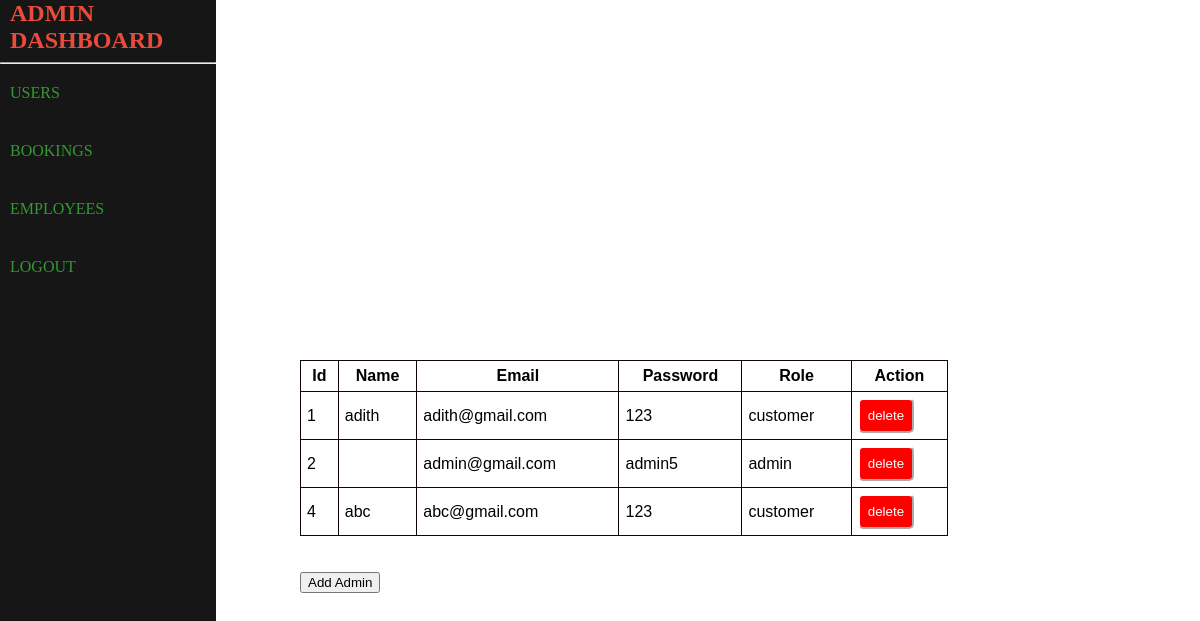
/admin_users/, run on the app's committed database.
### gas_booking/models.py (models this page shows)
class User(models.Model):
    id = models.AutoField(unique=True, primary_key=True)
    name = models.CharField(max_length= 20)
    email=models.CharField(max_length=40,unique=True)
    password=models.CharField(max_length=20)
    role=models.CharField(max_length=100,default="customer")

### gas_booking/views.py (the view)
# urls.py: path('admin_users/', views.admin_users,name="admin_users"),
def admin_users(request):
    user=User.objects.all()
    return render(request,"admin_users.html",{'user':user})

### gas_booking/templates/admin_users.html
{% load static %}
<link rel="stylesheet" href="{% static 'css/style.css' %}">
<body>
    {% include 'admin_base.html' %}
    <div class="container">
        <table id="customers" border="1">
            <thead>
                <th>Id</th>
                <th>Name</th>
                <th>Email</th>
                <th>Password</th>
                <th>Role</th>
                <th colspan="2" id="mid">Action</th>
            </thead>
            {% for x in user %}
            <tr>
                <td>{{x.id}}</td>
                <td>{{x.name}}</td>
                <td>{{x.email}}</td>
                <td>{{x.password}}</td>
                <td>{{x.role}}</td>
                <td>
                    <a href="{% url 'delete' x.id %}"><button id="del"  onclick="return confirm ('Are You sure?')">delete</button></a>
                </td>
            </tr>
            {% endfor %}
        </table>
        <br><br>
        <a href="{% url 'admin_adduser' %}"><button id="add">Add Admin</button></a>
    </div>
</body>

### gas_booking/static/css/style.css (style rules this page uses)
.container { margin: right; width:60%; position: relative; left: 300px; bottom: 440px; }
#customers { font-family: Arial, Helvetica, sans-serif; border-collapse: collapse; width:90%; }
#customers td, #customers th { border: 1px solid rgb(17, 4, 4); padding: 6px; }
#customers #del { background-color: red; border-color: white; border-radius: 5px; padding: 8px; color: white; }
body { height: 100vh; padding: 0; }

### gas_booking/templates/admin_base.html (style rules this page uses)
body { margin: 0; padding: 0; }
a { text-decoration: none; color: #339933; }

### data on the page
User: id "1", name "adith", email "adith@gmail.com", password "123", role "customer"
User: id "2", email "admin@gmail.com", password "admin5", role "admin"
User: id "4", name "abc", email "abc@gmail.com", password "123", role "customer"
